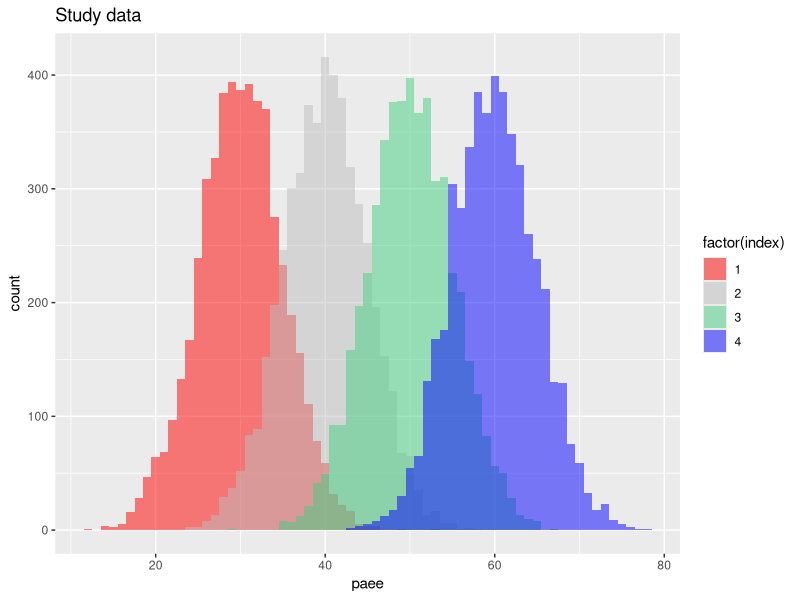
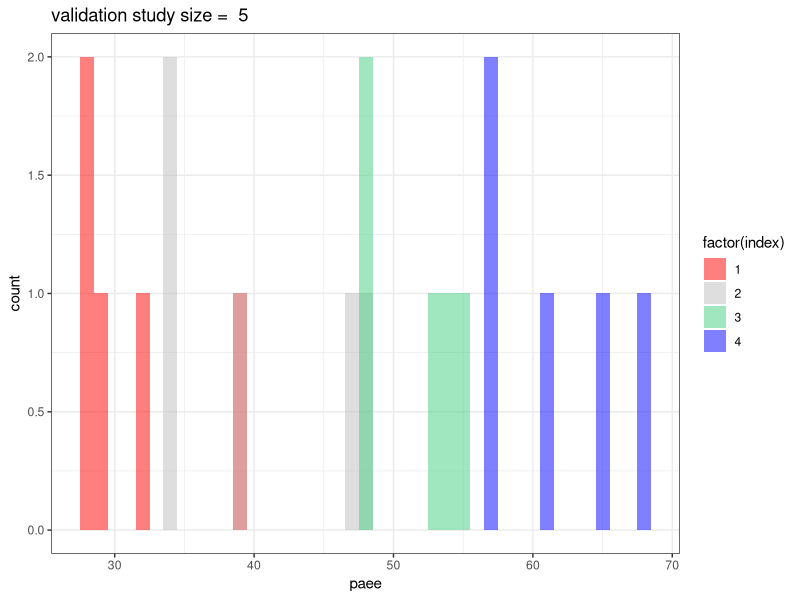
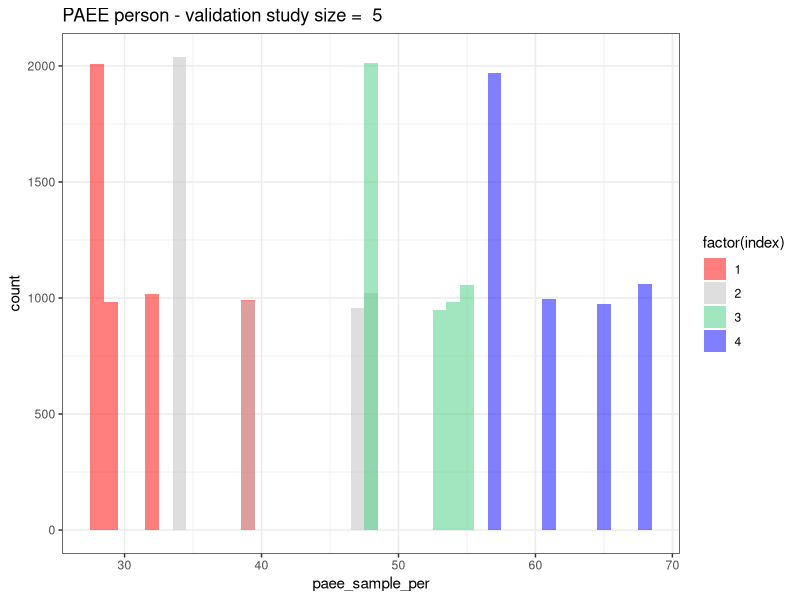
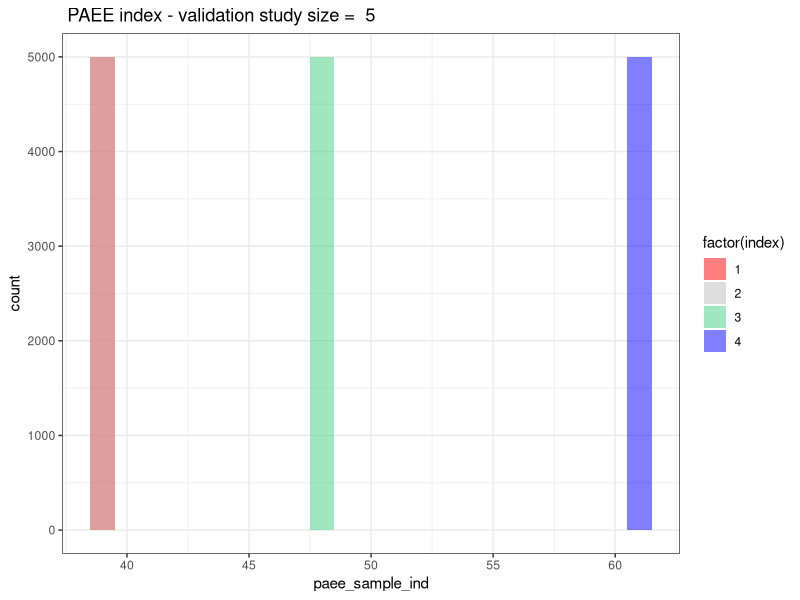
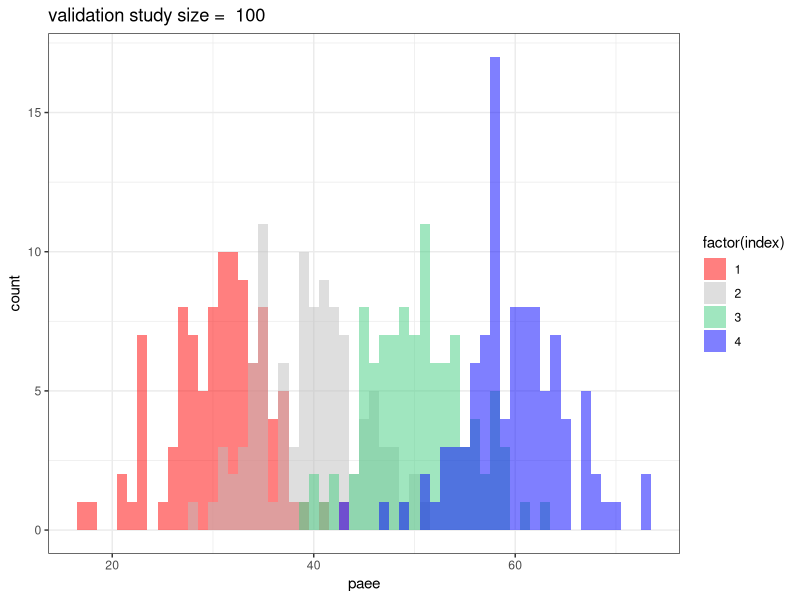
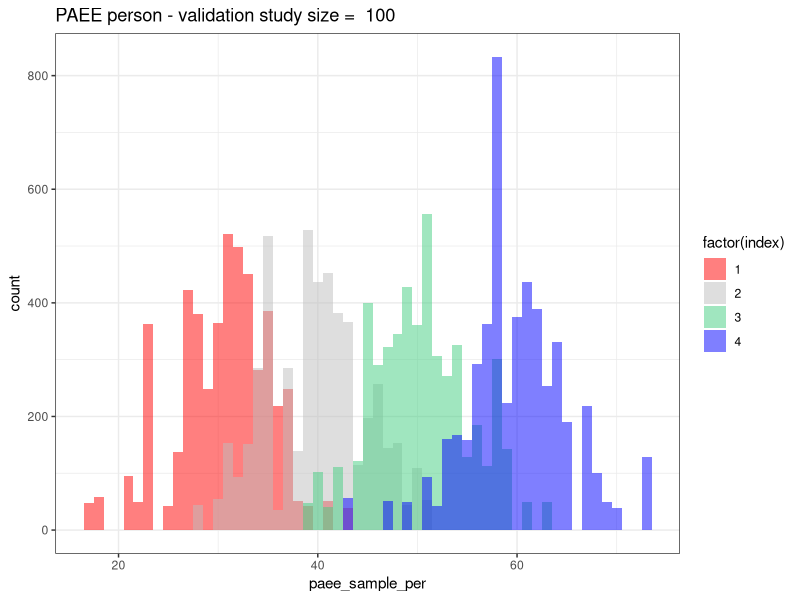
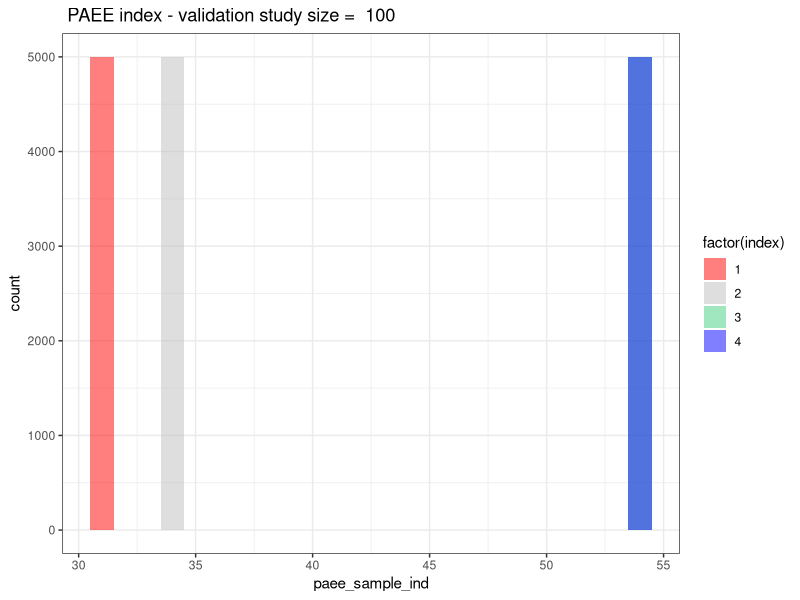
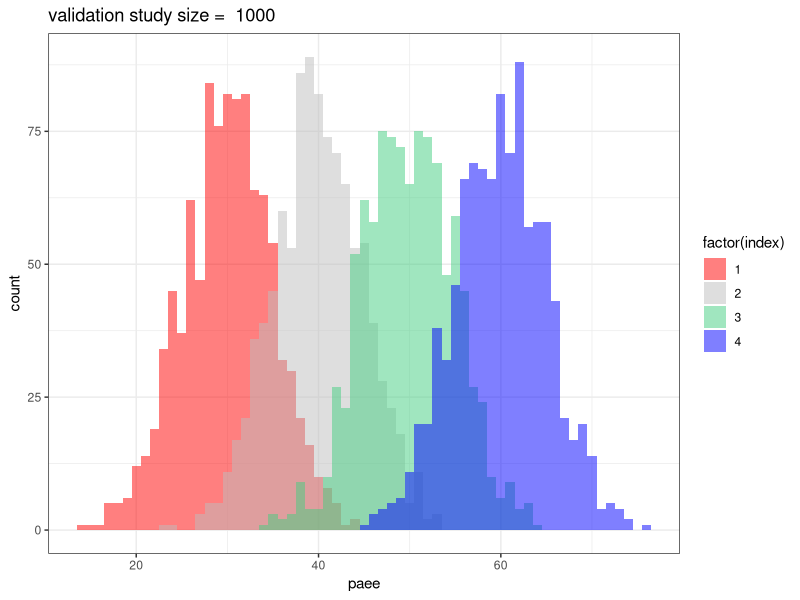

Reproduce these figures in R, in order.
# Using size_investigation as a template, this refactored code attempts to
# reduce time to run code and allow investigation of factors such as:
# 1. size of validation study,
# 2. amount of overlap,
# 3. number of index levels,
# 4. Type of draw - per person or per index etc.

## Author: Tom Bishop
## Date: 23.01.2017

###############################################################################
########################### DATA AND SETTINGS #################################
###############################################################################
setwd('V:/Studies/InterConnect/Internal/Latent variable harmonisation/plots')
library(ggplot2)

## Seed and directory for plots of seed
seed <- 252
set.seed(seed)
seedPath <- paste0('seed_',seed,sep="")
dir.create(seedPath)
## Parameters
# The linear correlation coefficient between exposure and outcome.
set_beta <- 0.5
constant <- 20

# Index properties (Assumption that they are Gaussian).
# Indicator is just a name
indices <- data.frame (mean=c(30, 40, 50, 60), std_dev = c(5, 5, 5, 5), index_indicator = c(1,2,3,4))

# Defines runs to do with different sizes of validation study
# So if there a 5 numbers in the vector c(5,10,25,50,100)
# Then a simulation of x trials will be run for each of these
# different sized validation studies
# validation_index_size <- c(seq(5,95, 10), seq(100, 1000, 100)) 
# validation_index_size <- 5
validation_index_size <- c(5,100, 1000)  

study_index_size = 5000


numtrials <- 100 # number of draws

results_df <- data.frame()

## Study Data
#build empty data frame for our study data
study_data = data.frame(index = rep(x = indices$index_indicator,each = study_index_size ))
# for each index, pick all the values (defined by study_index_size) at once
study_data$paee = unlist(unname(lapply(X = split(x = indices, f = as.factor(indices$index_indicator)), 
                                      FUN = function(x){
                                          output = rnorm(n = study_index_size, mean = x$mean, sd = x$std_dev)
                                          return (output)
                                      })))
# generate our outcome variable plus some noise
study_data$foo <-   rnorm(length(study_data$paee),(set_beta*study_data$paee) + constant,10)


# plot the study data so we can see what it looks like
mypath <- file.path(getwd(),seedPath,paste0('studyData',indices$std_dev[1],'.png',sep=""))
png(file=mypath, width = 1260, height = 940, res = 300)
print(ggplot(study_data,aes(x=paee,group=index,fill=factor(index)))+
        geom_histogram(position="identity",alpha=0.5,binwidth=1)+
        ggtitle(label = "Study data")+scale_fill_manual(values = c("red", "grey", "seagreen3","blue")))
dev.off()

# this loop is for the different sizes of validation study
for (i in 1:length(validation_index_size)) {

  #create index column
  validation_study = data.frame(index = rep(x = indices$index_indicator,each = validation_index_size[i]))

  #for each index, pick all the values at once from the appropriate distribution
  validation_study$paee = unlist(unname(lapply(X = split(x = indices, f = as.factor(indices$index_indicator)), 
    FUN = function(x){
      output = rnorm(n = validation_index_size[i], mean = x$mean, sd = x$std_dev)
      return (output)
    })))

  # plot the validation study so we can see what it looks like
  mypath <- file.path(getwd(),seedPath,paste0('validationData',validation_index_size[i],'_stdev',indices$std_dev[1],'.png',sep=""))
  png(file=mypath, width = 1260, height = 940, res = 300)
  print(ggplot(validation_study,aes(x=paee,group=index,fill=factor(index)))+
    geom_histogram(position="identity",alpha=0.5,binwidth=1)+
    theme_bw()+ggtitle(label = paste("validation study size = ",validation_index_size[i]))+
    scale_fill_manual(values = c("red", "grey", "seagreen3","blue")))
  dev.off()

  # Initialise some structures to store coeffcients
  betas_per <- vector("numeric")
  std_errs_per <- vector("numeric")

  betas_ind <- vector("numeric")
  std_errs_ind <- vector("numeric")

  for (j in 1:numtrials){
    # we assign random values from each category list of the validation set for each participant in the
    # study data set and then find the regression equation using this data. 
    # store the regression coefficient into list to create a dataframe afterwards

    # this is a draw per person, although it is done on a per index basis
    # for example if there are 100 people in the index it draws 100
    # values from the appropriate validation study index at once
    study_data$paee_sample_per <- unlist(unname(lapply(X = split(x=validation_study$paee, f= as.factor(validation_study$index)),
                              FUN = sample, size = study_index_size,replace=TRUE)))

    # this is a value per index
    # for example if there are 100 people in the index it draws one
    # value from the appropriate validation study index
    # and duplicates this same value 100 times for each person
    study_data$paee_sample_ind <- unlist(unname(lapply(X = split(x=validation_study$paee, f= as.factor(validation_study$index)),
                              FUN = function(paee_vals){
                                  output = rep(x = sample(x = paee_vals, size = 1), times = study_index_size)
                                  return(output)
                                
                               })))

    # calculate and store the coefficients per person
    reg_out_per <- lm(formula=foo~paee_sample_per, data=study_data)
    reg_coeff_per <- reg_out_per$coefficients["paee_sample_per"]
    reg_std_per <- (summary(reg_out_per)$coefficients[,"Std. Error"])["paee_sample_per"]
    betas_per <- c(betas_per, reg_coeff_per)
    std_errs_per <- c(std_errs_per, reg_std_per)

    # calculate and store the coefficients per index
    reg_out_ind <- lm(formula=foo~paee_sample_ind, data=study_data)
    reg_coeff_ind <- reg_out_ind$coefficients["paee_sample_ind"]
    reg_std_ind <- (summary(reg_out_ind)$coefficients[,"Std. Error"])["paee_sample_ind"]
    betas_ind <- c(betas_ind, reg_coeff_ind)
    std_errs_ind <- c(std_errs_ind, reg_std_ind)
  }

  #for visualisation, plot the last per person set of values
  mypath <- file.path(getwd(),seedPath,paste0('perPerson',validation_index_size[i],'_stdev',indices$std_dev[1],'.png',sep=""))
  png(file=mypath, width = 1260, height = 940, res = 300)
  print(ggplot(study_data,aes(x=paee_sample_per,group=index,fill=factor(index)))+
    geom_histogram(position="identity",alpha=0.5,binwidth=1)+theme_bw()+
    ggtitle(label = paste("PAEE person - validation study size = ",validation_index_size[i]))+
    scale_fill_manual(values = c("red", "grey", "seagreen3","blue")))
  dev.off()

  #for visualisation, plot the last per index set of values
  mypath <- file.path(getwd(),seedPath,paste0('perIndex',validation_index_size[i],'_stdev',indices$std_dev[1],'.png',sep=""))
  png(file=mypath, width = 1260, height = 940, res = 300)
  print(ggplot(study_data,aes(x=paee_sample_ind,group=index,fill=factor(index)))+
    geom_histogram(position="identity",alpha=0.5,binwidth=1)+theme_bw()+
    ggtitle(label = paste(" PAEE index - validation study size = ",validation_index_size[i]))+
    scale_fill_manual(values = c("red", "grey", "seagreen3","blue")))
  dev.off()

  # Do the regression using validation study means (for comparison)
  study_data$paee_sample_ind_mean <- unlist(unname(lapply(X = split(x=validation_study$paee, f= as.factor(validation_study$index)),
                                                        FUN = function(paee_vals){
                                                          output = rep(x = mean(paee_vals), times = study_index_size)
                                                          return(output)
                                                        })))   

  reg_out_ind_mean <- lm(formula=foo~paee_sample_ind_mean, data=study_data)
  reg_coeff_ind_mean <- reg_out_ind_mean$coefficients["paee_sample_ind_mean"]
  reg_std_ind_mean <- (summary(reg_out_ind_mean)$coefficients[,"Std. Error"])["paee_sample_ind_mean"]

  # Store values into dataframe
  results <- as.data.frame(c(1:numtrials))
  colnames(results) <- c("Trial")
  results$valid_size <- rep(x=validation_index_size[i], times = numtrials)
  results$reg_coeff_per <- betas_per
  results$reg_stdError_per <- std_errs_per
  results$reg_coeff_ind <- betas_ind
  results$reg_stdError_ind <- std_errs_ind
  results$reg_coeff_per_mean <- reg_coeff_ind_mean
  results$reg_stdError_per_mean <- reg_std_ind_mean
  results_df <- rbind(results_df, results)

}

# Summarizing the results dataframe
temp_output <- aggregate(results_df[,3:8], by=list(valid_size = results_df$valid_size), quantile, probs=c(0.05,0.5,0.95), names=TRUE)
final_output = data.frame(trials = temp_output[,1])

for (k in 2:ncol(temp_output)){
  temp = as.data.frame(temp_output[,k])
  colnames(temp) <- paste(colnames(temp_output)[k], colnames(temp), sep = "_")
  final_output = cbind(final_output, temp)
}

# some code for showing some plots - not really finished yet


#   plot(x = study_data$paee_sample_per, y= study_data$foo)
#   blah_per = lm(formula=foo~paee_sample_per, data=study_data)
#   abline(blah_per)
#   
#   plot(x = study_data$paee_sample_ind, y= study_data$foo)
#   blah_ind = lm(formula=foo~paee_sample_ind, data=study_data)
#   abline(blah_ind)
